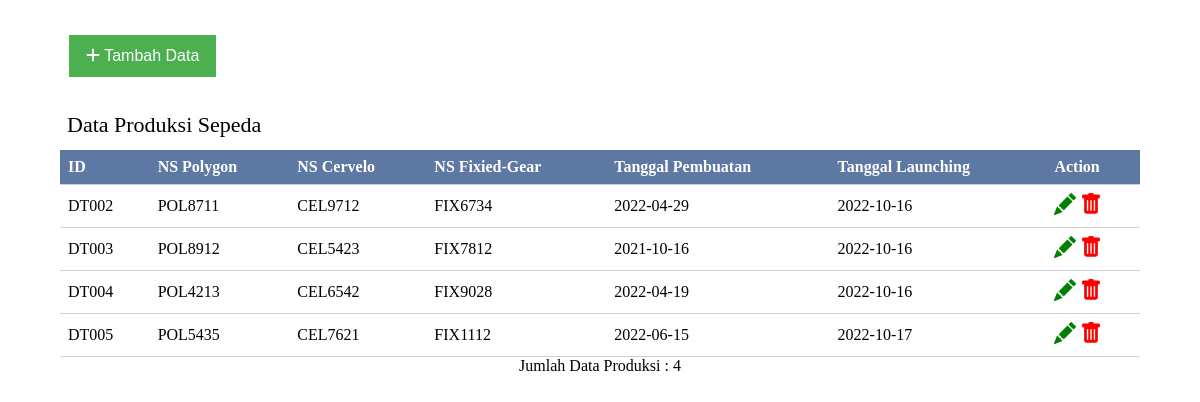
The page /data_sepeda/index.php on the database its author committed.
### tables this page shows
CREATE TABLE `tb_data` (
  `id_data` char(10) NOT NULL,
  `ns_polygon` char(10) NOT NULL,
  `ns_cervelo` char(10) NOT NULL,
  `ns_fixie` char(10) NOT NULL,
  `tanggal_buat` date NOT NULL,
  `tanggal_launch` date NOT NULL
);

### data_sepeda/lihat.php (the view, shortened to what this page needs)
<!DOCTYPE html>
<html lang="en">
<head>
</head>
<body>
    <a href="tambah.php"><button class="tambah" ><i class="fa-solid fa-plus"></i> Tambah Data</button></a>
    <p class="info">Data Produksi Sepeda</p>
    <table>
        <tr>
            <th>ID</th>
            <th>NS Polygon</th>
            <th>NS Cervelo</th>
            <th>NS Fixied-Gear</th>
            <th>Tanggal Pembuatan</th>
            <th>Tanggal Launching</th>
            <th>Action</th>
        </tr>
        <?php
        include "..\koneksi.php";
        $tampil = "SELECT * FROM tb_data";
        $query = $dbh->query($tampil);
        foreach ($query as $data ){
        ?>
        <tr>
            <td><?php echo $data ['id_data']?></td>
            <td><?php echo $data ['ns_polygon']?></td>
            <td><?php echo $data ['ns_cervelo']?></td>
            <td><?php echo $data ['ns_fixie']?></td>
            <td><?php echo $data ['tanggal_buat']?></td>
            <td><?php echo $data ['tanggal_launch']?></td>
            <td colspan='2'>
                <a class="ubah"  href="ubah.php?id_data=<?php echo $data ['id_data']?>" onclick="return confirm('Ingin Mengubah Data?');" role="button">
                </a>
                <a class="hapus" href="hapus.php?id_data=<?php echo $data ['id_data']?>" onclick="return confirm('Ingin Mengapus Data?');" role="button">
                </a>
            </td>
        </tr>
        <?php
		}
		?>
    </table>
        <?php
            $nRows = $dbh->query('select count(*) from tb_data')->fetchColumn();
		    echo "<p class=jumlahdata>Jumlah Data Produksi : $nRows </p>";
        ?>
</body>
</html>

### data_sepeda/lihat.php (style rules this page uses)
* { margin: 0; padding: 0; }
button { background-color: #4CAF50; border: 4px; color: white; padding: 12px 17px; text-align: center; text-decoration: none; display: inline-block; font-size: 16px; margin: 35px 69px; cursor: pointer; }
.info { color:black; font-size:22px; padding-left:67px; margin-bottom:12px; }
table { border-collapse: collapse; width: 90%; margin: auto; }
th, td { text-align: left; padding: 8px; border-bottom:1px solid #cad1db; }
th { background-color: #5d78a3; color: white; }
.ubah { height:24px; width:24px; text-decoration: none; color:green; }
.hapus { text-decoration: none; color:red; }
.jumlahdata { text-align:center; }

### rows shown on the page
tb_data: id_data "DT002", ns_polygon "POL8711", ns_cervelo "CEL9712", ns_fixie "FIX6734", tanggal_buat "2022-04-29", tanggal_launch "2022-10-16"
tb_data: id_data "DT003", ns_polygon "POL8912", ns_cervelo "CEL5423", ns_fixie "FIX7812", tanggal_buat "2021-10-16", tanggal_launch "2022-10-16"
tb_data: id_data "DT004", ns_polygon "POL4213", ns_cervelo "CEL6542", ns_fixie "FIX9028", tanggal_buat "2022-04-19", tanggal_launch "2022-10-16"
tb_data: id_data "DT005", ns_polygon "POL5435", ns_cervelo "CEL7621", ns_fixie "FIX1112", tanggal_buat "2022-06-15", tanggal_launch "2022-10-17"

### other values the page prints
$nRows "4"
